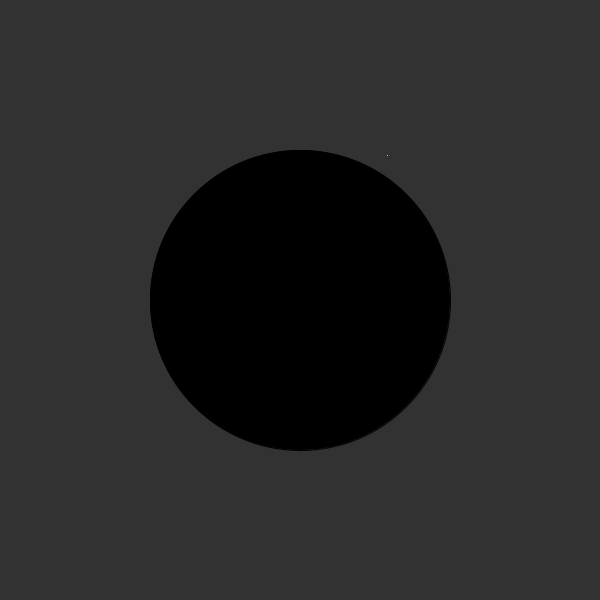
Frame 1 (no input)
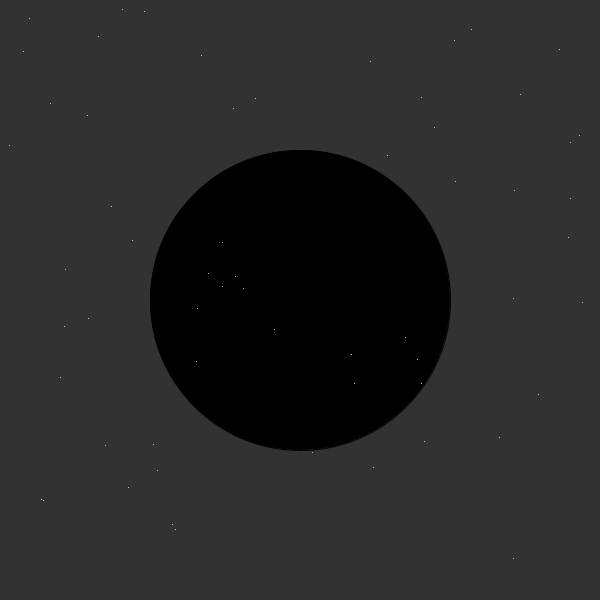
Frame 60 (the mouse pressed at the canvas centre just before this capture)
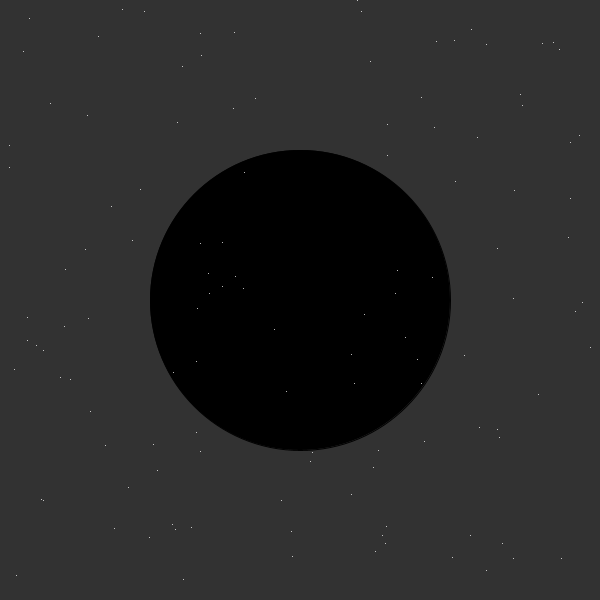
Frame 120 (the mouse held since frame 60 and released just before this capture)

The Processing sketch that drew these frames (run headless with seeded random() and noise(); from frame 60 on, the mouse is pressed at the canvas centre):

// Processing sketch: sketch_6
// ── sketch_6.pde
/*
currently this sketch draws white points all over the canvas.

change the values being given to x and y and add a conditional so that
the white points are only drawn inside the black circle.
you will have to use the dist() function.
*/

void setup() {
  size(600, 600);
  background(50);
  fill(0);
  ellipse(width/2, height/2, 300, 300);
}

void draw() {
  float x = random(0, width);
  float y = random(0, height);
  stroke(255);
  point(x, y);
}
